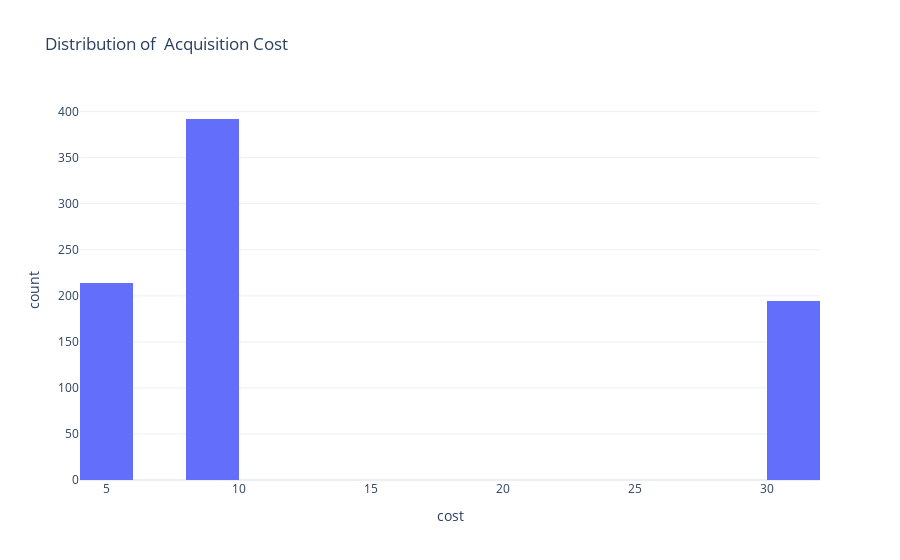

Write notebook code for a chart like this one.
### Code cell
fig = px.histogram(data, x='cost', nbins=20, title= 'Distribution of  Acquisition Cost')
fig.show()

### Figure 1 — Plotly figure (JSON) as saved in the notebook; plotly's stock layout.template omitted (floating-point values rounded to 4 significant figures; data arrays with more than 128 entries replaced by an {"elided": "..."} marker saying what was removed)
{"data": [{"alignmentgroup": "True", "bingroup": "x", "hovertemplate": "cost=%{x}<br>count=%{y}<extra></extra>", "legendgroup": "", "marker": {"color": "#636efa", "pattern": {"shape": ""}}, "name": "", "nbinsx": 20, "offsetgroup": "", "orientation": "v", "showlegend": false, "type": "histogram", "x": {"elided": "800 float values"}, "xaxis": "x", "yaxis": "y"}], "layout": {"autosize": true, "barmode": "relative", "legend": {"tracegroupgap": 0}, "title": {"text": "Distribution of  Acquisition Cost"}, "xaxis": {"anchor": "y", "autorange": true, "domain": [0, 1], "range": [4, 32], "title": {"text": "cost"}, "type": "linear"}, "yaxis": {"anchor": "x", "autorange": true, "domain": [0, 1], "range": [0, 412.6], "title": {"text": "count"}}}}
